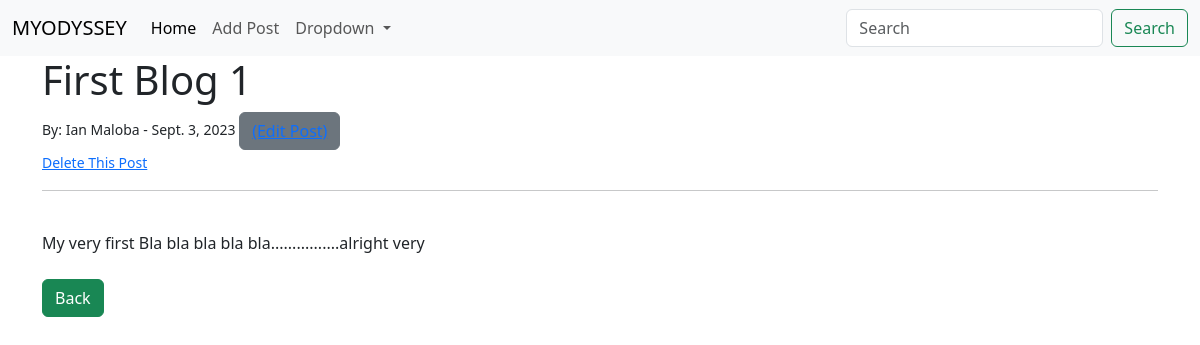
Before: /article/1 with the older database file.
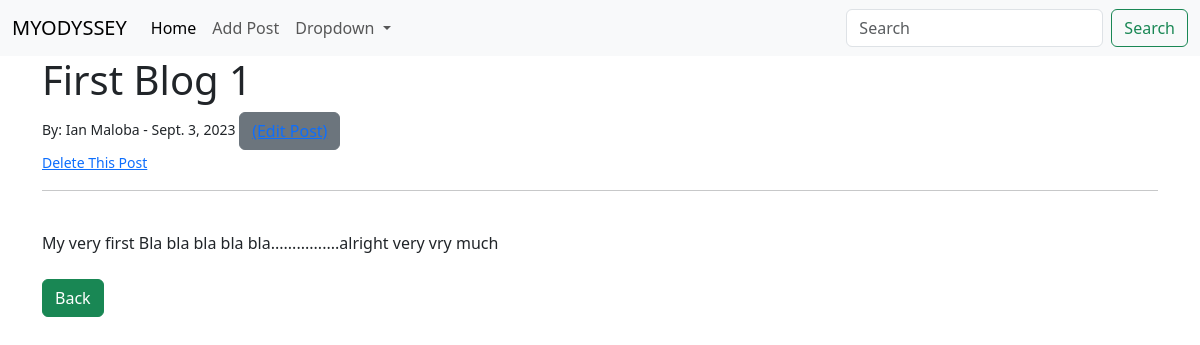
After: the same page with the newer database file.
### blog/models.py (models this page shows, shortened)
class Post(models.Model):
    title = models.CharField(max_length=255)
    author = models.ForeignKey(User, on_delete=models.CASCADE)
    body = models.TextField()
    post_date = models.DateField(auto_now_add=True)

### blog/views.py (the view)
# urls.py: path('article/<int:pk>', ArticleDetailView.as_view(), name="article-detail"),
class ArticleDetailView(DetailView):
    model = Post
    template_name  = "article_detail.html"

### blog/templates/article_detail.html (shortened to what this page needs)
{% extends 'base.html' %}
{% block content %}
<h1>{{ post.title }}</h1>
<small>By: {{ post.author.first_name }} {{ post.author.last_name }} - {{ post.post_date }}
    <button class="btn btn-secondary"><a href="{% url 'update_post' post.pk %}">(Edit Post)</a></button>
</small>
<br>
<small><a href="{% url 'delete_post' post.pk %}">Delete This Post</a></small>
<hr>
<br>
{{ post.body }}
<br><br>
<a href="{% url 'home' %}" class="btn btn-success">Back</a>
{% endblock %}

### blog/templates/base.html (shortened to what this page needs)
<!doctype html>
<html lang="en">
  <head>
    <link href="https://cdn.jsdelivr.net/npm/bootstrap@5.3.1/dist/css/bootstrap.min.css" rel="stylesheet">
  </head>
  <body>
    <nav class="navbar navbar-expand-lg bg-body-tertiary"">
        <div class="container-fluid">
          <a class="navbar-brand" href="{% url 'home' %}">MYODYSSEY</a>
          <div class="collapse navbar-collapse" id="navbarSupportedContent">
            <ul class="navbar-nav me-auto mb-2 mb-lg-0">
              <li class="nav-item">
                <a class="nav-link active" aria-current="page" href="{% url 'home' %}">Home</a>
              </li>
              <li class="nav-item">
                <a class="nav-link" href="{% url 'add_post' %}">Add Post</a>
              </li>
              <li class="nav-item dropdown">
                <a class="nav-link dropdown-toggle" href="#" role="button" data-bs-toggle="dropdown" aria-expanded="false">
                  Dropdown
                </a>
              </li>
            </ul>
            <form class="d-flex" role="search">
              <input class="form-control me-2" type="search" placeholder="Search" aria-label="Search">
              <button class="btn btn-outline-success" type="submit">Search</button>
            </form>
          </div>
        </div>
      </nav>
    <div class="container">
        {% block content %}
        {% endblock %}
    </div>
  </body>
</html>

Changed rows visible on the page:
changed Post "First Blog 1": body "My very first Bla bla bla bla bla................alright very" → "My very first Bla bla bla bla bla................alright very vry much"
